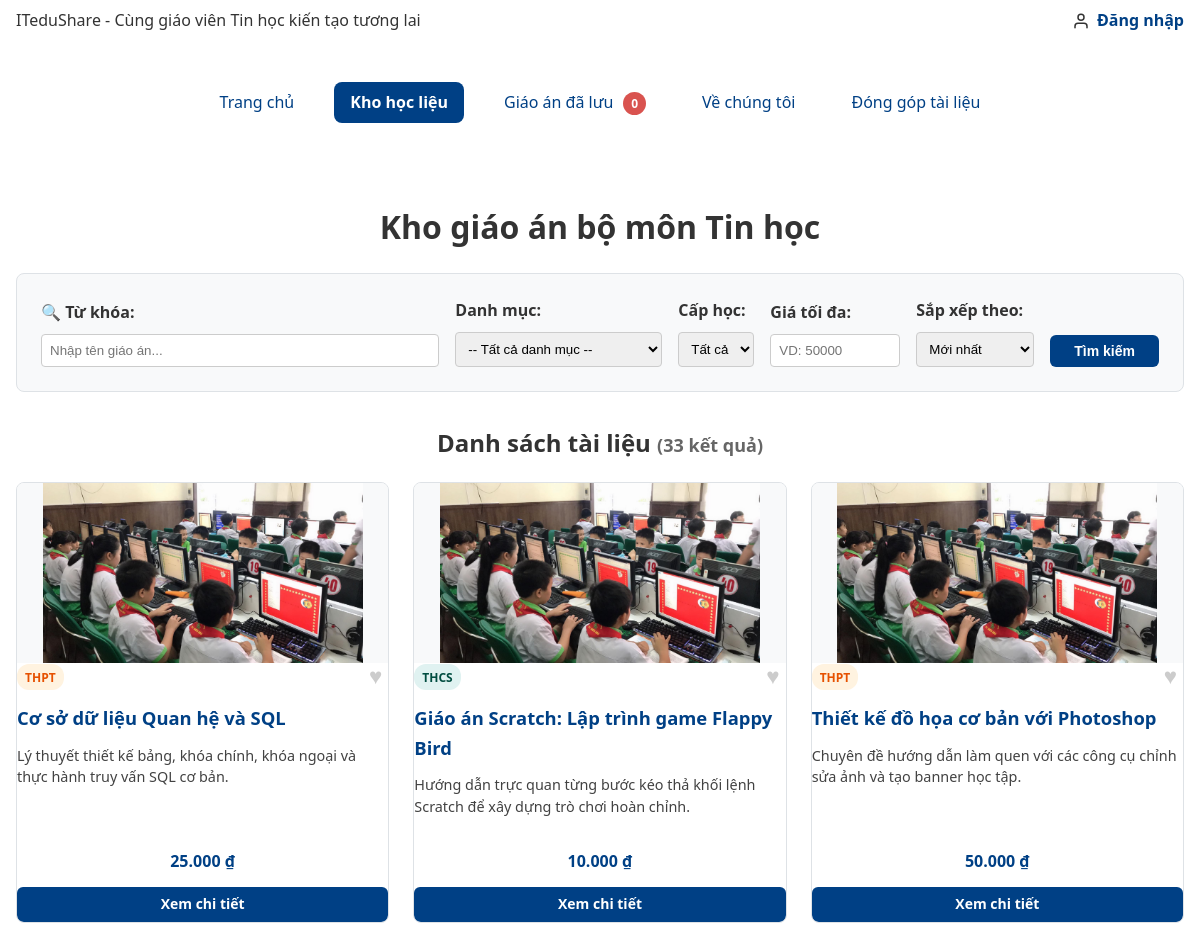
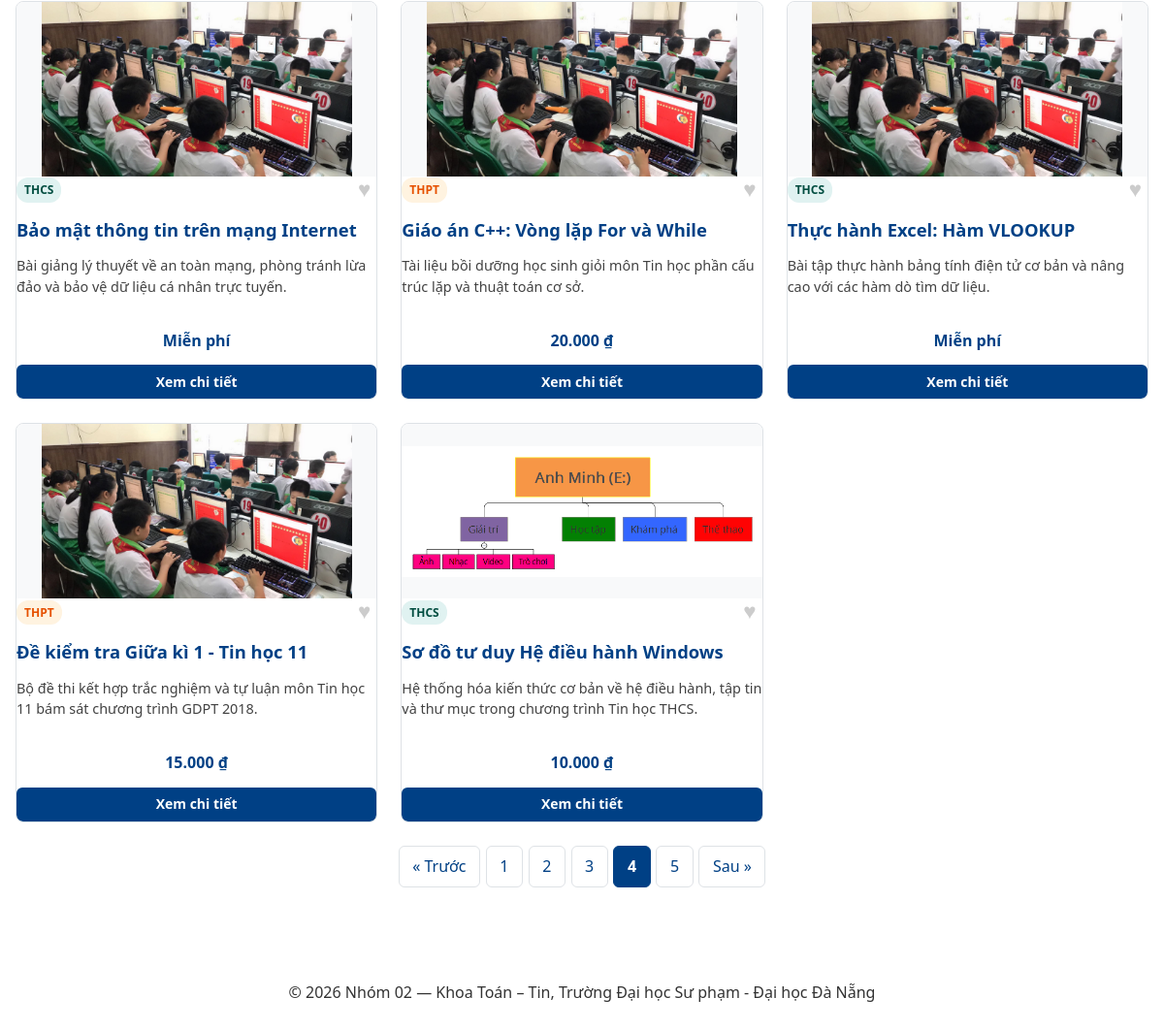
The page /kho-hoc-lieu.php?trang=4 on the database its author committed (2 pictures, top to bottom).
### tables this page shows
CREATE TABLE giao_an (
  id          INT UNSIGNED AUTO_INCREMENT PRIMARY KEY,
  danh_muc_id INT UNSIGNED NOT NULL,
  ten         VARCHAR(200) NOT NULL,
  gia         INT UNSIGNED NOT NULL DEFAULT 0 CHECK (gia >= 0),
  ton_kho     INT UNSIGNED NOT NULL DEFAULT 10 CHECK (ton_kho >= 0),
  hinh_anh    VARCHAR(255) NULL,
  mo_ta       TEXT NULL,
  cap_hoc     VARCHAR(50) NOT NULL DEFAULT 'THCS',
  video_url   VARCHAR(255) NULL,
  luot_tai    INT UNSIGNED NOT NULL DEFAULT 0,
  ngay_tao    DATETIME NOT NULL DEFAULT CURRENT_TIMESTAMP,
  FOREIGN KEY (danh_muc_id) REFERENCES danh_muc(id),
  INDEX idx_giao_an_dm_gia (danh_muc_id, gia),
  INDEX idx_giao_an_ten (ten)
);

### inc/ham.php (called while the page is built, shortened)
<?php
function e(mixed $str): string {
    return htmlspecialchars((string)$str, ENT_QUOTES | ENT_SUBSTITUTE, 'UTF-8');
}
function vnd($gia): string {
    $gia = (float)$gia;
    return number_format($gia, 0, ',', '.') . ' ₫';
}

### inc/db.php (called while the page is built, shortened)
<?php
function db(): PDO {
    static $pdo = null;
    if ($pdo === null) {
        $host    = 'localhost';
        $port    = '3306';
        $dbname  = 'ltweb_nhom02';
        $charset = 'utf8mb4';
        $user    = 'root';
        $pass    = '';
        $dsn = "mysql:host={$host};port={$port};dbname={$dbname};charset={$charset}";
        $options = [
            PDO::ATTR_ERRMODE            => PDO::ERRMODE_EXCEPTION,
            PDO::ATTR_DEFAULT_FETCH_MODE => PDO::FETCH_ASSOC,
            PDO::ATTR_EMULATE_PREPARES   => false,
        ];
        $pdo = new PDO($dsn, $user, $pass, $options);
    }
    return $pdo;
}

### src/Data/KhoGiaoAn.php (called while the page is built, shortened)
<?php
class KhoGiaoAn
{
    private function dieuKien(array $loc): array
    {
        $dk = [];
        $ts = [];
        $where = $dk ? 'WHERE ' . implode(' AND ', $dk) : '';
        return [$where, $ts];
    }
    public function dem(array $loc): int
    {
        [$where, $ts] = $this->dieuKien($loc);
        $st = $this->db->prepare("SELECT COUNT(*) FROM giao_an $where");
        $st->execute($ts);
        return (int) $st->fetchColumn();
    }
    public function trang(array $loc, string $sx, int $soDong, int $boQua): array
    {
        [$where, $ts] = $this->dieuKien($loc);
        $orderBy = match ($sx) {
            'gia-tang' => 'gia ASC, id',
            'gia-giam' => 'gia DESC, id',
            'ten'      => 'ten ASC, id',
            default    => 'id DESC',
        };
        $st = $this->db->prepare("SELECT * FROM giao_an $where ORDER BY $orderBy LIMIT ? OFFSET ?");
        $idx = 1;
        $st->bindValue($idx++, (int) $soDong, PDO::PARAM_INT);
        $st->bindValue($idx++, (int) $boQua, PDO::PARAM_INT);
        $st->execute();
        return array_map(fn(array $d) => GiaoAn::tuMang($d), $st->fetchAll());
    }
}

### src/Models/GiaoAn.php (called while the page is built, shortened)
<?php
class GiaoAn
{
    public static function tuMang(array $d): self
    {
        return new self(
            id:        (int)($d['id']        ?? 0),
            ten:       (string)($d['ten']     ?? ''),
            mo_ta:     (string)($d['mo_ta']   ?? ''),
            cap_hoc:   (string)($d['cap_hoc'] ?? ''),
            gia:       (int)($d['gia']        ?? 0),
            hinh_anh:  (string)($d['hinh_anh'] ?? ''),
            video_url: (string)($d['video_url'] ?? ''),
        );
    }
}

### kho-hoc-lieu.php (the view, shortened to what this page needs)
<?php
$kho   = new KhoGiaoAn(db());
$duong = ['options' => ['min_range' => 1]];
$loc = [
    'q'        => trim($_GET['q'] ?? ''),
    'dm'       => filter_var($_GET['dm'] ?? '', FILTER_VALIDATE_INT, $duong),
    'giaToiDa' => filter_var($_GET['gia'] ?? '', FILTER_VALIDATE_INT, $duong),
    'cap_hoc'  => trim($_GET['cap_hoc'] ?? 'Tất cả'),
];
$capHocHopLe = ['Tất cả', 'THCS', 'THPT'];
$kieuSx = [
    'moi'      => 'Mới nhất',
    'gia-tang' => 'Giá tăng dần',
    'gia-giam' => 'Giá giảm dần',
    'ten'      => 'Tên (A–Z)',
];
$sx = $_GET['sx'] ?? 'moi';
$moiTrang = 8;
$tong     = $kho->dem($loc);
$soTrang  = max(1, (int) ceil($tong / $moiTrang));
$hienTai  = filter_var($_GET['trang'] ?? 1, FILTER_VALIDATE_INT, [
    'options' => ['min_range' => 1, 'default' => 1]
]);
$hienTai  = min($hienTai, $soTrang);
$boQua    = ($hienTai - 1) * $moiTrang;
$danhSach = $kho->trang($loc, $sx, $moiTrang, $boQua);
function lienKetTrang(int $so): string
{
    return '?' . http_build_query(array_merge($_GET, ['trang' => $so]));
}
require __DIR__ . '/inc/header.php';
?>
    <main class="trang__chinh">
        <h1 class="tieu-de-chinh can-giua-chu">Kho giáo án bộ môn Tin học</h1>
        <section class="bo-loc-hoc-lieu" aria-label="Tìm kiếm và lọc học liệu"
                 style="background: var(--nen-phu, #f8f9fa); padding: 1.5rem; border-radius: 8px; margin-bottom: 2rem;">
            <form method="GET" action="kho-hoc-lieu.php" role="search"
                  style="display: flex; flex-wrap: wrap; gap: 1rem; align-items: flex-end;">
                <div style="flex: 1; min-width: 220px;">
                    <label for="o-tim-kiem" style="font-weight: bold; display: block; margin-bottom: 0.5rem;">
                        🔍 Từ khóa:
                    </label>
                    <input type="text" id="o-tim-kiem" name="q"
                           value="<?= e($loc['q']) ?>"
                           placeholder="Nhập tên giáo án..."
                           style="width: 100%; padding: 0.5rem; border: 1px solid #ccc; border-radius: 4px;">
                </div>
                <div>
                    <label for="loc-danh-muc" style="font-weight: bold; display: block; margin-bottom: 0.5rem;">
                        Danh mục:
                    </label>
                    <select id="loc-danh-muc" name="dm"
                            style="padding: 0.5rem; border: 1px solid #ccc; border-radius: 4px;">
                        <option value="">-- Tất cả danh mục --</option>
                    </select>
                </div>
                <div>
                    <label for="loc-cap-hoc" style="font-weight: bold; display: block; margin-bottom: 0.5rem;">
                        Cấp học:
                    </label>
                    <select id="loc-cap-hoc" name="cap_hoc"
                            style="padding: 0.5rem; border: 1px solid #ccc; border-radius: 4px;">
                        <?php foreach ($capHocHopLe as $opt): ?>
                            <option value="<?= e($opt) ?>"<?= $opt === $loc['cap_hoc'] ? ' selected' : '' ?>>
                                <?= e($opt) ?>
                            </option>
                        <?php endforeach; ?>
                    </select>
                </div>
                <div>
                    <label for="loc-gia" style="font-weight: bold; display: block; margin-bottom: 0.5rem;">
                        Giá tối đa:
                    </label>
                    <input type="number" id="loc-gia" name="gia" min="0" step="5000"
                           value="<?= $loc['giaToiDa'] ? (int)$loc['giaToiDa'] : '' ?>"
                           placeholder="VD: 50000"
                           style="padding: 0.5rem; border: 1px solid #ccc; border-radius: 4px; width: 130px;">
                </div>
                <div>
                    <label for="sap-xep" style="font-weight: bold; display: block; margin-bottom: 0.5rem;">
                        Sắp xếp theo:
                    </label>
                    <select id="sap-xep" name="sx"
                            style="padding: 0.5rem; border: 1px solid #ccc; border-radius: 4px;">
                        <?php foreach ($kieuSx as $val => $nhan): ?>
                            <option value="<?= e($val) ?>"<?= $val === $sx ? ' selected' : '' ?>>
                                <?= e($nhan) ?>
                            </option>
                        <?php endforeach; ?>
                    </select>
                </div>
                <button type="submit" class="nut-thao-tac nut-thao-tac--xem"
                        style="padding: 0.5rem 1.5rem;">
                    Tìm kiếm
                </button>
            </form>
        </section>
        <section class="danh-sach-the" aria-label="Danh sách giáo án">
            <h2 class="can-giua-chu">
                Danh sách tài liệu
                <small style="font-size: 0.75em; color: #666;">(<?= $tong ?> kết quả)</small>
            </h2>
            <?php if (empty($danhSach)): ?>
                <p role="status" style="text-align: center; padding: 2rem; color: #666; font-style: italic;">
                    😕 Không tìm thấy giáo án nào phù hợp với bộ lọc hiện tại.
                    <br><a href="kho-hoc-lieu.php" style="display: inline-block; margin-top: 0.5rem; color: var(--mau-chinh, #007bff);">Xem tất cả giáo án</a>
                </p>
            <?php else: ?>
                <div class="danh-sach-the__luoi">
                    <?php foreach ($danhSach as $ga): ?>
                        <article class="the-hoc-lieu">
                            <img src="<?= e($ga->hinh_anh) ?>"
                                 alt="<?= e($ga->ten) ?>"
                                 class="the-hoc-lieu__anh"
                                 width="300" height="180" loading="lazy">
                            <div class="the-hoc-lieu__noi-dung">
                                <div style="display: flex; justify-content: space-between; align-items: center;">
                                    <span class="nhan-nho <?= $ga->cap_hoc === 'THCS' ? 'nhan-nho--xanh' : ($ga->cap_hoc === 'THPT' ? 'nhan-nho--cam' : 'nhan-nho--tim') ?>">
                                        <?= e($ga->cap_hoc) ?>
                                    </span>
                                    <button type="button" class="nut-yeu-thich nut-luu-giao-an" data-id="<?= $ga->id ?>" title="Lưu giáo án"
                                            style="background: none; border: none; cursor: pointer; font-size: 1.4rem; color: #ccc; transition: color 0.2s;"
                                            onclick="this.classList.toggle('da-thich'); this.style.color = this.classList.contains('da-thich') ? '#e74c3c' : '#ccc';">
                                        ♥
                                    </button>
                                </div>
                                <h3 class="the-hoc-lieu__tieu-de"><?= e($ga->ten) ?></h3>
                                <p class="the-hoc-lieu__mo-ta"><?= e($ga->mo_ta) ?></p>
                                <div style="margin-top: auto; text-align: center;">
                                    <p style="font-weight: bold; color: var(--mau-chinh, #007bff); margin-bottom: 0.75rem;">
                                        <?= $ga->gia === 0 ? 'Miễn phí' : vnd($ga->gia) ?>
                                    </p>
                                    <a href="chi-tiet-giao-an.php?id=<?= $ga->id ?>"
                                       class="nut-thao-tac nut-thao-tac--xem"
                                       style="display: block; text-align: center;">
                                        Xem chi tiết
                                    </a>
                                </div>
                            </div>
                        </article>
                    <?php endforeach; ?>
                </div>
                <?php if ($soTrang > 1): ?>
                    <nav class="phan-trang" aria-label="Phân trang">
                        <ul class="phan-trang__danh-sach">
                            <?php if ($hienTai > 1): ?>
                                <li>
                                    <a href="<?= e(lienKetTrang($hienTai - 1)) ?>" class="phan-trang__lien-ket" aria-label="Trang trước">
                                        &laquo; Trước
                                    </a>
                                </li>
                            <?php endif; ?>
                            <?php for ($i = 1; $i <= $soTrang; $i++): ?>
                                <li>
                                    <?php if ($i === $hienTai): ?>
                                        <span class="phan-trang__lien-ket phan-trang__lien-ket--hien-tai" aria-current="page">
                                            <?= $i ?>
                                        </span>
                                    <?php else: ?>
                                        <a href="<?= e(lienKetTrang($i)) ?>" class="phan-trang__lien-ket">
                                            <?= $i ?>
                                        </a>
                                    <?php endif; ?>
                                </li>
                            <?php endfor; ?>
                            <?php if ($hienTai < $soTrang): ?>
                                <li>
                                    <a href="<?= e(lienKetTrang($hienTai + 1)) ?>" class="phan-trang__lien-ket" aria-label="Trang sau">
                                        Sau &raquo;
                                    </a>
                                </li>
                            <?php endif; ?>
                        </ul>
                    </nav>
                <?php endif; ?>
            <?php endif; ?>
        </section>
    </main>
<?php require __DIR__ . '/inc/footer.php'; ?>
</body>
</html>

### rows shown on the page
giao_an: hinh_anh (picture), cap_hoc "THPT", ten "Cơ sở dữ liệu Quan hệ và SQL", mo_ta "Lý thuyết thiết kế bảng, khóa chính, khóa ngoại và thực hành truy vấn SQL cơ bản.", gia "25.000 ₫"
giao_an: hinh_anh (picture), cap_hoc "THCS", ten "Giáo án Scratch: Lập trình game Flappy Bird", mo_ta "Hướng dẫn trực quan từng bước kéo thả khối lệnh Scratch để xây dựng trò chơi hoàn chỉnh.", gia "10.000 ₫"
giao_an: hinh_anh (picture), cap_hoc "THPT", ten "Thiết kế đồ họa cơ bản với Photoshop", mo_ta "Chuyên đề hướng dẫn làm quen với các công cụ chỉnh sửa ảnh và tạo banner học tập.", gia "50.000 ₫"
giao_an: hinh_anh (picture), cap_hoc "THCS", ten "Bảo mật thông tin trên mạng Internet", mo_ta "Bài giảng lý thuyết về an toàn mạng, phòng tránh lừa đảo và bảo vệ dữ liệu cá nhân trực tuyến.", gia "Miễn phí"
giao_an: hinh_anh (picture), cap_hoc "THPT", ten "Giáo án C++: Vòng lặp For và While", mo_ta "Tài liệu bồi dưỡng học sinh giỏi môn Tin học phần cấu trúc lặp và thuật toán cơ sở.", gia "20.000 ₫"
giao_an: hinh_anh (picture), cap_hoc "THCS", ten "Thực hành Excel: Hàm VLOOKUP", mo_ta "Bài tập thực hành bảng tính điện tử cơ bản và nâng cao với các hàm dò tìm dữ liệu.", gia "Miễn phí"
giao_an: hinh_anh (picture), cap_hoc "THPT", ten "Đề kiểm tra Giữa kì 1 - Tin học 11", mo_ta "Bộ đề thi kết hợp trắc nghiệm và tự luận môn Tin học 11 bám sát chương trình GDPT 2018.", gia "15.000 ₫"
giao_an: hinh_anh (picture), cap_hoc "THCS", ten "Sơ đồ tư duy Hệ điều hành Windows", mo_ta "Hệ thống hóa kiến thức cơ bản về hệ điều hành, tập tin và thư mục trong chương trình Tin học THCS.", gia "10.000 ₫"

### other values the page prints
$ten "Trang chủ"
$ten "Kho học liệu"
$ten "Giáo án đã lưu"
$ten "Về chúng tôi"
$ten "Đóng góp tài liệu"
$tong "33"
form field cap_hoc "Tất cả"
form field sx "Mới nhất"
